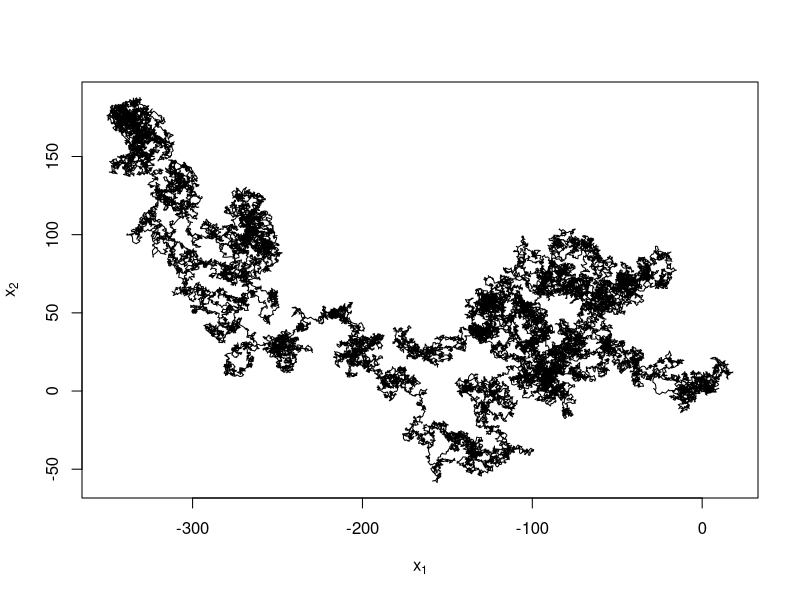
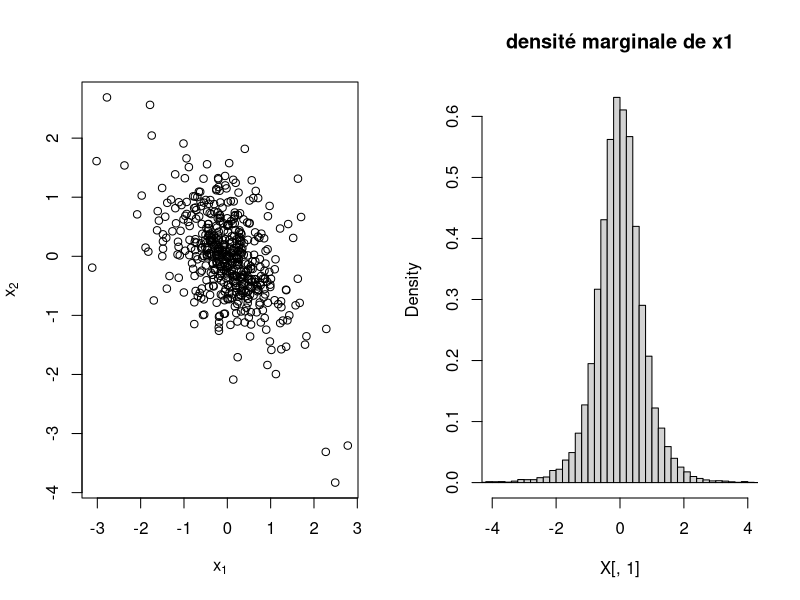

Generate these figures, in order, with R:
## ---- chunk 1
PI <- function(x) (1 + x[1]**2 + x[1]*x[2] + x[2]**2)^(-3)
MH <- function(B, sd) {
  R <- matrix(0.0, nrow = B, ncol = 2)
  x <- R[1,]
  for(b in 2:B) {
    y <- x + rnorm(2, 0, sd = sd)
    rho <- PI(y) / PI(x)
    u <- runif(1)
    if(u < rho) 
      x <- y
    R[b, ] <- x
  }
  return(R);
}
set.seed(1)
## ---- chunk 2
Marche <- function(B, sd) {
  R <- matrix(0.0, nrow = B, ncol = 2)
  x <- R[1,]
  for(b in 2:B) {
    x <- x + rnorm(2, 0, sd = sd)
    R[b, ] <- x
  }
  return(R);
}
X <- Marche(5e4, sd = 0.8)
plot(X[,1], X[,2], xlab = expression(x[1]), ylab = expression(x[2]), type = "l")
## ---- chunk 3
X <- MH(5e4, sd = 0.8)
# var(X)
# thinning (pour le nuage de points)
I <- floor(seq(0, nrow(X), length = 500))
par(mfrow=c(1,2))
plot(X[I,1], X[I,2], xlab = expression(x[1]), ylab = expression(x[2]))
# plot.new() # skip a plot 
hist(X[,1], breaks = 100, xlim= c(-4,4), freq=FALSE, main = "densité marginale de x1")
# hist(X[,2], breaks = 100, xlim= c(-4,4), freq=FALSE, main = "densité marginale de x2")
## ---- chunk 4
PI <- function(x) (1 + x[1]**2 + x[1]*x[2] + x[2]**2)^(-3)
MH <- function(B, sd) {
  R <- matrix(0.0, nrow = B, ncol = 2)
  x <- R[1,]
  for(b in 2:B) {
    y <- x + rnorm(2, 0, sd = sd)
    rho <- PI(y) / PI(x)
    u <- runif(1)
    if(u < rho)
      x <- y
    R[b, ] <- x
  }
  return(R);
}
